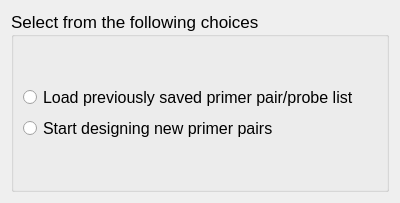
<?xml version="1.0" encoding="UTF-8"?>
<ui version="4.0">
 <class>LoadOrNewPage</class>
 <widget class="QWizardPage" name="LoadOrNewPage">
  <property name="geometry">
   <rect>
    <x>0</x>
    <y>0</y>
    <width>400</width>
    <height>203</height>
   </rect>
  </property>
  <property name="windowTitle">
   <string>Load or Design New List</string>
  </property>
  <property name="title">
   <string>Load or Design New List</string>
  </property>
  <property name="subTitle">
   <string/>
  </property>
  <layout class="QGridLayout" name="gridLayout_2">
   <item row="0" column="0">
    <widget class="QGroupBox" name="groupBox">
     <property name="sizePolicy">
      <sizepolicy hsizetype="Preferred" vsizetype="Preferred">
       <horstretch>0</horstretch>
       <verstretch>0</verstretch>
      </sizepolicy>
     </property>
     <property name="font">
      <font>
       <pointsize>13</pointsize>
      </font>
     </property>
     <property name="title">
      <string>Select from the following choices</string>
     </property>
     <layout class="QGridLayout" name="gridLayout">
      <item row="0" column="0">
       <layout class="QVBoxLayout" name="verticalLayout">
        <item>
         <widget class="QRadioButton" name="radioButton_load">
          <property name="font">
           <font>
            <pointsize>12</pointsize>
           </font>
          </property>
          <property name="text">
           <string>Load previously saved primer pair/probe list</string>
          </property>
         </widget>
        </item>
        <item>
         <widget class="QRadioButton" name="radioButton_new">
          <property name="font">
           <font>
            <pointsize>12</pointsize>
           </font>
          </property>
          <property name="text">
           <string>Start designing new primer pairs</string>
          </property>
         </widget>
        </item>
       </layout>
      </item>
     </layout>
    </widget>
   </item>
  </layout>
 </widget>
 <resources/>
 <connections>
  <connection>
   <sender>radioButton_load</sender>
   <signal>clicked()</signal>
   <receiver>LoadOrNewPage</receiver>
   <slot>loadPrev()</slot>
   <hints>
    <hint type="sourcelabel">
     <x>125</x>
     <y>159</y>
    </hint>
    <hint type="destinationlabel">
     <x>62</x>
     <y>286</y>
    </hint>
   </hints>
  </connection>
  <connection>
   <sender>radioButton_new</sender>
   <signal>clicked()</signal>
   <receiver>LoadOrNewPage</receiver>
   <slot>designNew()</slot>
   <hints>
    <hint type="sourcelabel">
     <x>127</x>
     <y>218</y>
    </hint>
    <hint type="destinationlabel">
     <x>254</x>
     <y>339</y>
    </hint>
   </hints>
  </connection>
 </connections>
 <slots>
  <slot>loadPrev()</slot>
  <slot>designNew()</slot>
 </slots>
</ui>
